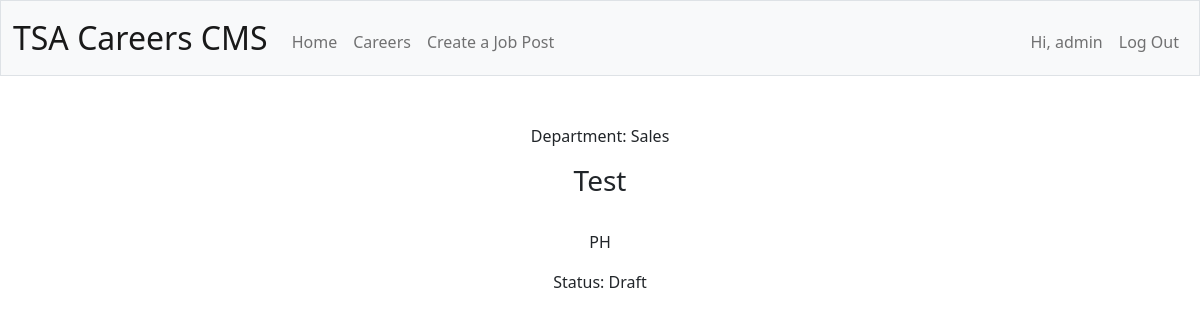
/job?job-read-more=21 (signed in), run on an earlier commit of the app's database.
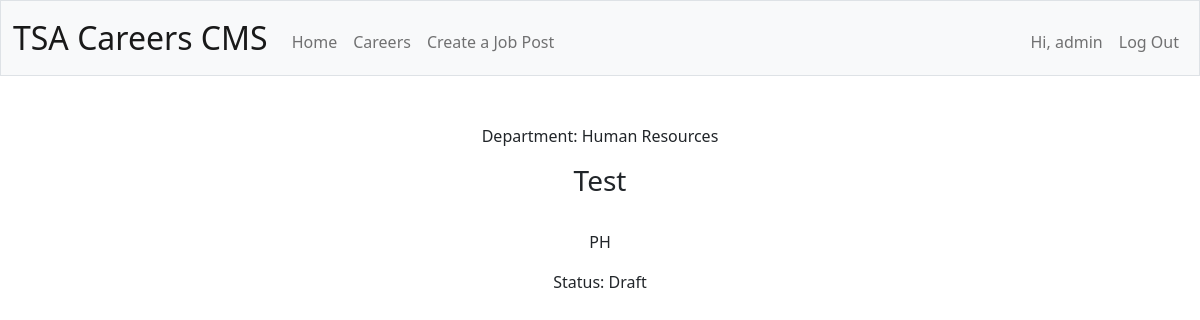
And on a later commit of the database.
### tables this page shows
CREATE TABLE 'users' (id INTEGER PRIMARY KEY AUTOINCREMENT NOT NULL, username TEXT NOT NULL, hash TEXT NOT NULL);

CREATE TABLE 'departments' ('id' INTEGER PRIMARY KEY AUTOINCREMENT NOT NULL, 'name' TEXT);

CREATE TABLE 'jobs' ('id' INTEGER PRIMARY KEY AUTOINCREMENT NOT NULL, 'title' TEXT, 'description' TEXT,'dept_id' INTEGER, 'status' BOOLEAN NOT NULL DEFAULT 'false');

### app.py (the view)
@app.route("/job")
def job():
    if request.args:
        job_id = request.args['job-read-more']
        job = db.execute("SELECT * FROM jobs WHERE id=?", job_id)
    else:
        return apology("Invalid URL", 404)
    return render_template("/job.html", job=job, depts=depts)

### app.py (called while the page is built)
def check_session():
    if 'user_id' not in session:
        return redirect("/login.html")
    else:
        username = db.execute("SELECT username FROM users WHERE id = ?", session["user_id"])
        session['username'] = username[0]['username']

@app.before_request
def before_request():
    check_session()

@app.after_request
def after_request(response):
    response.headers["Cache-Control"] = "no-cache, no-store, must-revalidate"
    response.headers["Expires"] = 0
    response.headers["Pragma"] = "no-cache"
    return response

### templates/job.html (shortened to what this page needs)
{% extends "layout.html" %}
{% block main %}
    {% for item in job%}
        <div>
            <div class="mb-3">
                {% for dept in depts %}
                    {% if dept['id'] == item['dept_id'] %}
                        <div>Department: {{ dept['name'] }}</div>
                    {% endif %}
                {% endfor %}
            </div>
            <div class="mb-6">
                <h3>{{ item['title'] }}</h3>
            </div>
            <br>
            <div class="mb-3">
                <p>{{ item['description'] }}</p>
            </div>
            {% if session['user_id'] %}
                <div class="mb-3">
                    <label>Status:</label>
                    {% if item["status"] == "true" %}
                        Active
                    {% else %}
                        Draft
                    {% endif %}
                </div>
            {% else %}
                <a class="btn btn-primary" href="/apply">Apply</a>
                <a class="btn btn-danger" href="/">Back</a>
            {% endif %}
        </div>
    {% endfor %}
{% endblock %}

### templates/layout.html (shortened to what this page needs)
<!DOCTYPE html>
<html lang="en">
    <head>
        <link href="https://cdn.jsdelivr.net/npm/bootstrap@5.1.3/dist/css/bootstrap.min.css" rel="stylesheet">
        <link href="/static/styles.css" rel="stylesheet">
    </head>
    <body>
        <nav class="bg-light border navbar navbar-expand-md navbar-light">
            <div class="container-fluid">
                <a class="navbar-brand" href="/">
                    TSA Careers{% if session["user_id"] %} CMS{% endif %}
                </a>
                <div class="collapse navbar-collapse" id="navbar">
                    <ul class="navbar-nav me-auto mt-2">
                        <li class="nav-item"><a class="nav-link" href="/">Home</a></li>
                        <li class="nav-item"><a class="nav-link" href="/careers">Careers</a></li>
                    {% if session["user_id"] %}
                            <li class="nav-item"><a class="nav-link" href="/create">Create a Job Post</a></li>
                        </ul>
                        <ul class="navbar-nav ms-auto mt-2">
                            <li class="nav-item"><a class="nav-link">Hi, {{ session["username"] }} </a></li>
                            <li class="nav-item"><a class="nav-link" href="/logout">Log Out</a></li>
                        </ul>
                    {% endif %}
                </div>
            </div>
        </nav>
        <main class="container-fluid py-5 text-center">
            {% block main %}{% endblock %}
        </main>
    </body>
</html>

### static/styles.css (style rules this page uses)
nav .navbar-brand { font-size: xx-large; }

What changed in the data, as far as the page shows it:
changed jobs "Test": loses departments (name "Sales"); gains departments (name "Human Resources")
